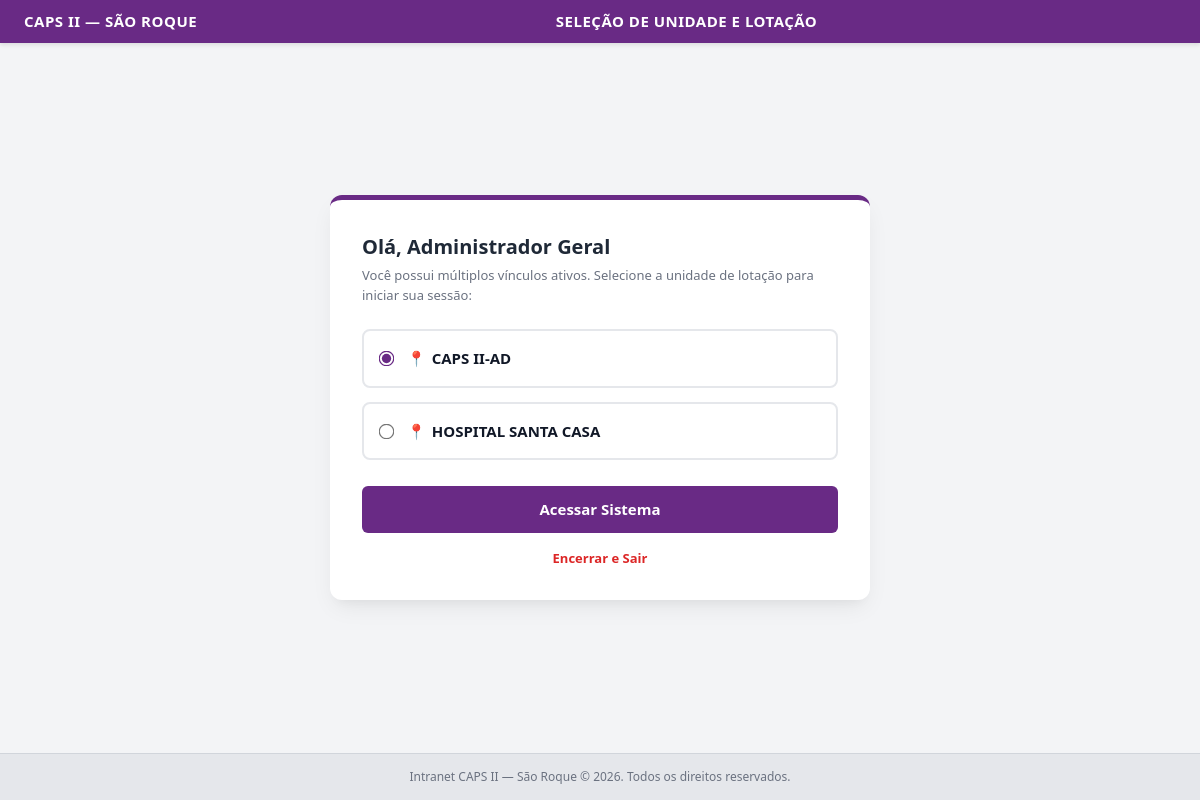
The page /selecionar-unidade (signed in) on the database as committed earlier.
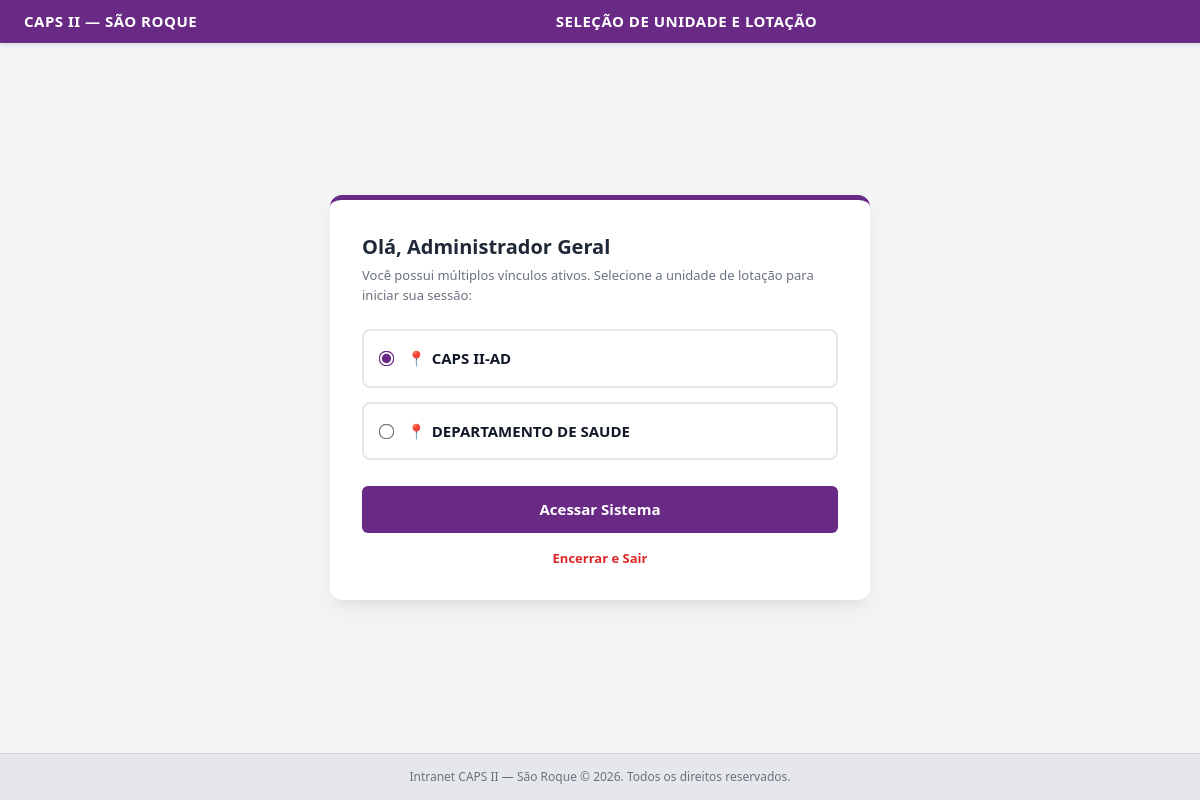
The same page on the database as committed later.
### tables this page shows
CREATE TABLE profissionais (
            id INTEGER PRIMARY KEY AUTOINCREMENT,
            nome TEXT NOT NULL,
            cpf TEXT UNIQUE NOT NULL,
            email TEXT UNIQUE NOT NULL,
            senha_hash TEXT NOT NULL,
            perfil TEXT NOT NULL,
            profissao TEXT,
            sigla_conselho TEXT,
            registro_profissional TEXT,
            permite_terceirizadas INTEGER DEFAULT 0,
            ativo INTEGER DEFAULT 1,
            token_recuperacao TEXT,
            token_expiracao TIMESTAMP,
            forcar_troca_senha INTEGER DEFAULT 0,
            criado_por_profissional_id INTEGER,
            atualizado_por_profissional_id INTEGER,
            created_at TIMESTAMP DEFAULT CURRENT_TIMESTAMP,
            updated_at TIMESTAMP DEFAULT CURRENT_TIMESTAMP,
            FOREIGN KEY (criado_por_profissional_id) REFERENCES profissionais(id),
            FOREIGN KEY (atualizado_por_profissional_id) REFERENCES profissionais(id)
        );

CREATE TABLE profissional_unidades (
            id INTEGER PRIMARY KEY AUTOINCREMENT,
            profissional_id INTEGER NOT NULL,
            estabelecimento_id INTEGER NOT NULL,
            ativo INTEGER DEFAULT 1,
            created_at TIMESTAMP DEFAULT CURRENT_TIMESTAMP,
            FOREIGN KEY (profissional_id) REFERENCES profissionais(id) ON DELETE CASCADE,
            FOREIGN KEY (estabelecimento_id) REFERENCES estabelecimentos(id),
            UNIQUE(profissional_id, estabelecimento_id)
        );

CREATE TABLE estabelecimentos (
            id INTEGER PRIMARY KEY AUTOINCREMENT,
            cnes TEXT UNIQUE,
            nome TEXT NOT NULL,
            tipo TEXT NOT NULL,
            ativo INTEGER DEFAULT 1,
            criado_por_profissional_id INTEGER,
            atualizado_por_profissional_id INTEGER,
            created_at TIMESTAMP DEFAULT CURRENT_TIMESTAMP,
            updated_at TIMESTAMP DEFAULT CURRENT_TIMESTAMP,
            FOREIGN KEY (criado_por_profissional_id) REFERENCES profissionais(id),
            FOREIGN KEY (atualizado_por_profissional_id) REFERENCES profissionais(id)
        );

### app.py (the view, shortened to what this page needs)
@app.route('/selecionar-unidade', methods=['GET', 'POST'])
def selecionar_unidade():
    profissional_id = session.get('pre_auth_profissional_id')
    if not profissional_id:
        flash('Por favor, faça o login primeiro.', 'warning')
        return redirect(url_for('login'))
    conn = get_db_connection()
    cursor = conn.cursor()
    cursor.execute('SELECT nome FROM profissionais WHERE id = ?', (profissional_id,))
    prof = cursor.fetchone()
    nome_profissional = prof['nome'] if prof and prof['nome'] else 'Usuário'
    cursor.execute("""
        SELECT pu.id AS vinculo_id, e.nome AS estabelecimento_nome
        FROM profissional_unidades pu
        JOIN estabelecimentos e ON pu.estabelecimento_id = e.id
        WHERE pu.profissional_id = ? AND pu.ativo = 1
    """, (profissional_id,))
    vinculos = [dict(row) for row in cursor.fetchall()]
    conn.close()
    return render_template('selecionar_unidade.html', nome_profissional=nome_profissional, vinculos=vinculos)

### app.py (called while the page is built)
def get_db_connection():
    conn = sqlite3.connect(DB_PATH, timeout=10.0)
    conn.row_factory = sqlite3.Row
    conn.execute('PRAGMA foreign_keys = ON;')
    return conn

### templates/selecionar_unidade.html (shortened to what this page needs)
<!DOCTYPE html>
<html lang="pt-BR">
<head>
    <link href="https://cdn.jsdelivr.net/npm/bootstrap@5.3.0/dist/css/bootstrap.min.css" rel="stylesheet">
</head>
<body>
    <div class="topbar">
        <div class="title">CAPS II — São Roque</div>
        <div class="center-title">Seleção de Unidade e Lotação</div>
    </div>
    <div class="container-auth">
        <div class="card-auth">
            <div class="welcome-title">Olá, {{ nome_profissional }}</div>
            <div class="welcome-subtitle">Você possui múltiplos vínculos ativos. Selecione a unidade de lotação para iniciar sua sessão:</div>
            <form action="{{ url_for('selecionar_unidade') }}" method="POST">
                <div class="mb-3">
                    {% for v in vinculos %}
                    <label class="vinculo-option-card">
                        <input type="radio" name="vinculo_id" value="{{ v.vinculo_id }}" {% if loop.first %}checked{% endif %} required>
                        <div class="vinculo-info">
                            <div class="unidade-nome">
                                <span style="color: #692A85;">📍</span> {{ v.estabelecimento_nome }}
                            </div>
                        </div>
                    </label>
                    {% endfor %}
                </div>
                <button type="submit" class="btn-continuar">Acessar Sistema</button>
            </form>
            <a href="{{ url_for('logout') }}" class="btn-sair-link">Encerrar e Sair</a>
        </div>
    </div>
    <div class="footer">Intranet CAPS II — São Roque &copy; 2026. Todos os direitos reservados.</div>
</body>
</html>

### templates/selecionar_unidade.html (style rules this page uses)
* { box-sizing: border-box; margin: 0; padding: 0; font-family: 'Segoe UI', Tahoma, Geneva, Verdana, sans-serif; }
body { background-color: #f3f4f6; min-height: 100vh; display: flex; flex-direction: column; }
.topbar { background-color: #692A85; color: white; padding: 10px 24px; display: flex; justify-content: space-between; align-items: center; box-shadow: 0 2px 4px rgba(0,0,0,0.1); }
.topbar .title { font-size: 15px; font-weight: 600; text-transform: uppercase; letter-spacing: 0.5px; white-space: nowrap; overflow: hidden; text-overflow: ellipsis; max-width: 280px; }
.topbar .center-title { font-size: 15px; font-weight: 600; text-transform: uppercase; letter-spacing: 0.5px; }
.container-auth { flex: 1; display: flex; justify-content: center; align-items: center; padding: 30px; }
.card-auth { background: white; width: 100%; max-width: 540px; border-radius: 12px; box-shadow: 0 10px 25px -5px rgba(0,0,0,0.08), 0 8px 10px -6px rgba(0,0,0,0.04); border-top: 5px solid #692A85; padding: 32px; }
.welcome-title { font-size: 20px; font-weight: 700; color: #1f2937; margin-bottom: 4px; }
.welcome-subtitle { font-size: 13px; color: #6b7280; margin-bottom: 24px; }
.vinculo-option-card { border: 2px solid #e5e7eb; border-radius: 8px; padding: 16px; margin-bottom: 14px; cursor: pointer; transition: all 0.2s ease; display: flex; align-items: center; background: #fff; }
.vinculo-option-card input[type="radio"] { accent-color: #692A85; transform: scale(1.2); margin-right: 14px; }
.vinculo-info .unidade-nome { font-size: 15px; font-weight: 700; color: #111827; display: flex; align-items: center; gap: 6px; }
.btn-continuar { background-color: #692A85; color: white; border: none; width: 100%; padding: 12px; border-radius: 6px; font-size: 15px; font-weight: 600; cursor: pointer; transition: background 0.2s; margin-top: 10px; }
.btn-sair-link { display: block; text-align: center; margin-top: 16px; color: #dc2626; font-size: 13px; font-weight: 600; text-decoration: none; }
.footer { text-align: center; padding: 14px 0; font-size: 12px; color: #6b7280; background-color: #e5e7eb; border-top: 1px solid #d1d5db; }

Rows that differ between the two databases and show on the page:
removed profissional_unidades: vinculo_id "☐ 📍 HOSPITAL SANTA CASA", estabelecimento_nome "HOSPITAL SANTA CASA"
added profissional_unidades: vinculo_id "☐ 📍 DEPARTAMENTO DE SAUDE", estabelecimento_nome "DEPARTAMENTO DE SAUDE"
